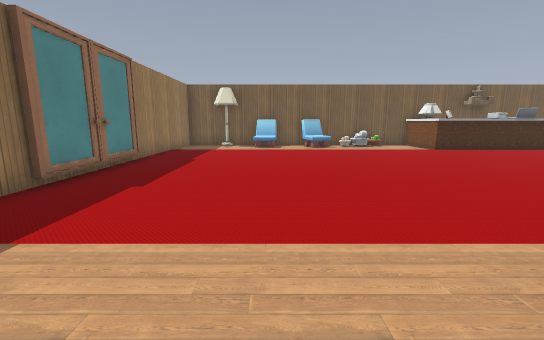
view 1 (above)

17 first-person views from a walk through a Godot game level. The camera is 1.3 m above the floor, tilts 10° down and sees 90° across. The floor is counted in squares, 1 m on a side. Each view is taken from the middle of a square. On the plan, view 1 faces up. The plan holds only what a view shows up to about 13 squares ahead; the rest is blank. Characters and animated objects are not drawn. Some surface patterns are stand-ins.

view 2
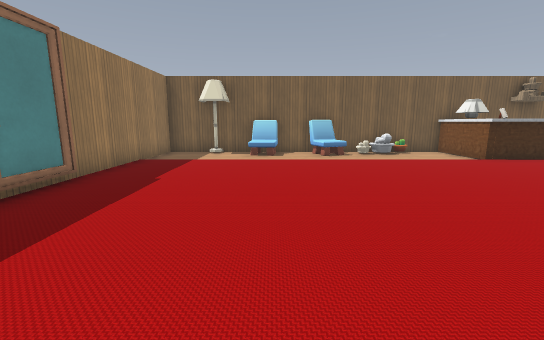

view 3
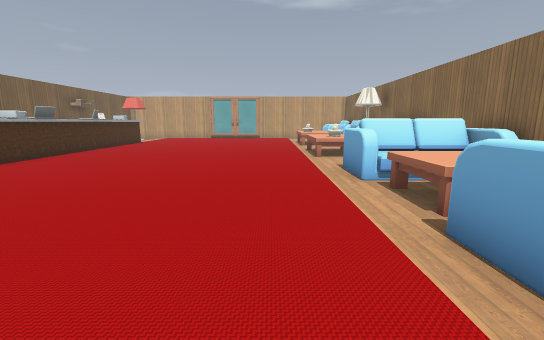

view 4
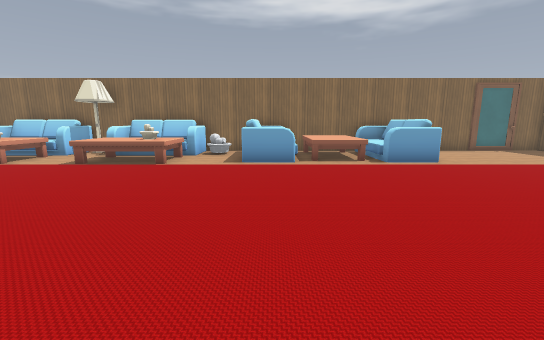

view 5
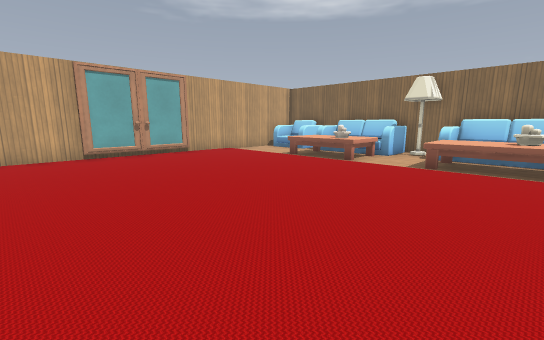

view 6
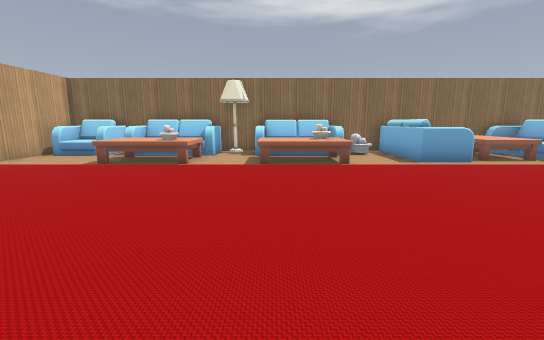

view 7
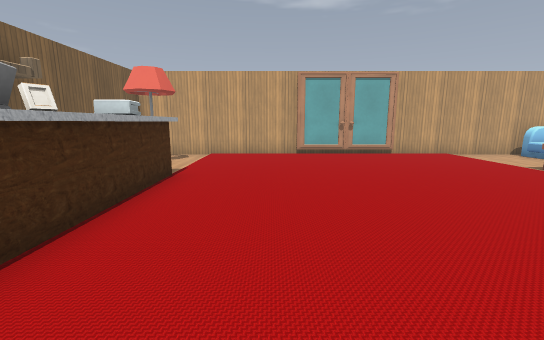

view 8
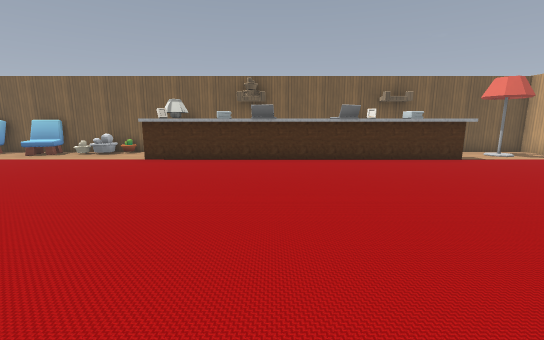

view 9
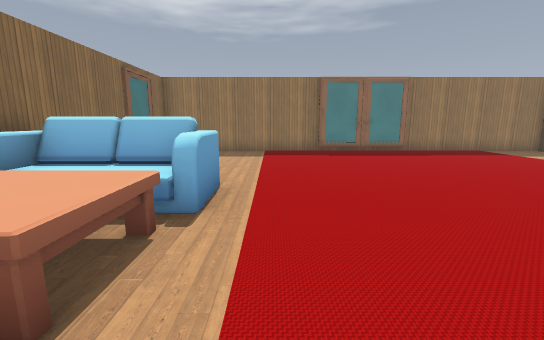

view 10
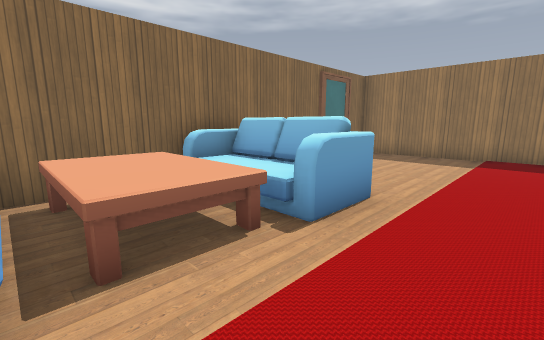

view 11
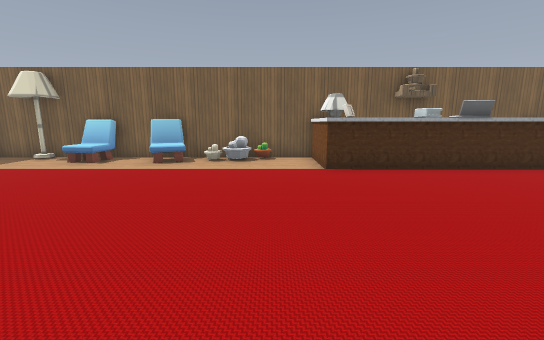

view 12
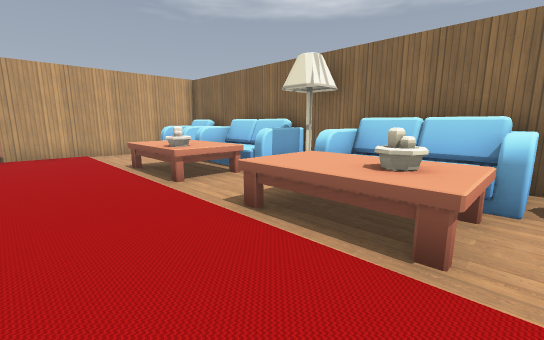

view 13
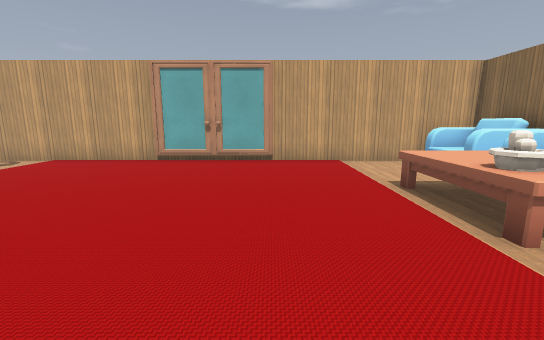

view 14
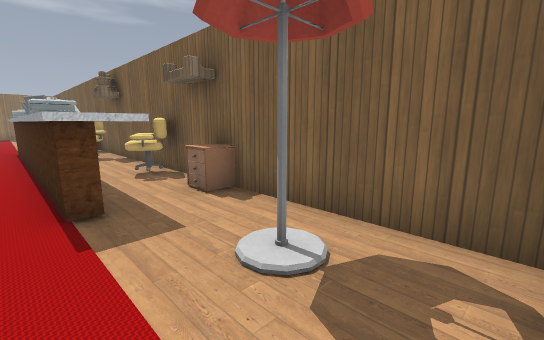

view 15
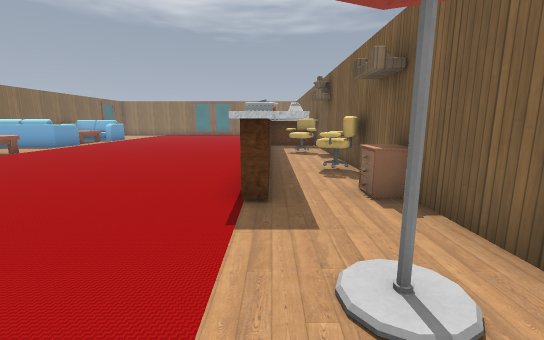

view 16
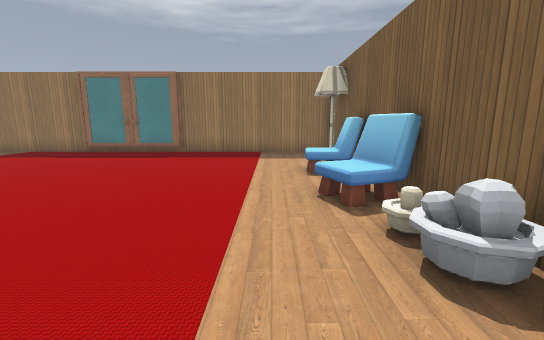

view 17
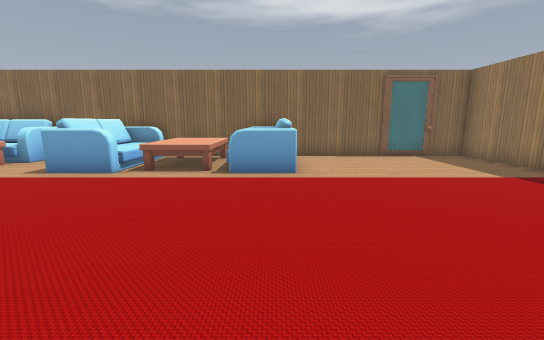

### Floor plan
Points are (right, up) in squares from view 1. A wall is a line through its corners. A room is listed if a view was taken in it or the views show most of it. See-through windows are left out.
Room 1 (views 1, 2, 3, 4, 5, 6, 7, 8, 9, 10, 11, 12, 13, 14, 15, 16, 17)
walls: (9.6, 12.5) (7.5, 12.5) (7.5, 13.5); (13.6, 12.5) (12.4, 12.5); (7.5, 14.4) (7.5, 15.4); (16.6, 12.5) (15.4, 12.5); (18.7, 13) (18.7, 12.5); (19, 13.6) (19, 12.5) (17.4, 12.5); (-4.6, 6.9) (-4.6, 5.4); (-4.5, 9) (-4.5, 5.2); (-4.6, 5.2) (-4.6, -1.9) (23.4, -1.9); (-4.6, 8.9) (-4.6, 7.4); (23.4, 0.8) (23.4, 15.4) (-4.6, 15.4) (-4.6, 9.1)
ways out: closed door at (-4.5, 7.5); closed door at (-2.5, -2); closed door at (23, 7)
objects: lamp (-2, 15); chair (-1, 14) to (0, 15); chair (2, 14) to (3, 15); sofa (3, -1) to (4, 2); table (5, -1) to (7, 1); cactus (6, 15); sofa (8, -1) to (9, 2); lamp (8, 14); cactus (10, 0); books (10, 13); sofa (11, -1) to (14, 0); laptop (11, 13) to (12, 13); chair (11, 14) to (12, 15); cactus (12, 1) to (13, 2); table (13, 1) to (14, 2); laptop (14, 13) to (15, 13); chair (15, 14) to (16, 15); lamp (16, -1); sofa (17, -1) to (20, 0); table (17, 1) to (19, 2); cactus (17, 2) to (18, 2); books (17, 13); drawers (18, 15); armchair (21, -1) to (23, 0); lamp (21, 14)

Positions as (right, up) in squares from view 1, and headings:
1: (0, 0), facing up
2: (0, 3), facing up
3: (1, 4), facing right
4: (8, 11), facing down
5: (12, 11), facing down-right
6: (14, 11), facing down
7: (12, 10), facing right
8: (12, 3), facing up
9: (8, 3), facing left
10: (7, 4), facing down-left
11: (6, 5), facing up
12: (11, 5), facing down-right
13: (14, 5), facing right
14: (23, 12), facing up-left
15: (23, 13), facing left
16: (7, 13), facing left
17: (3, 9), facing down
